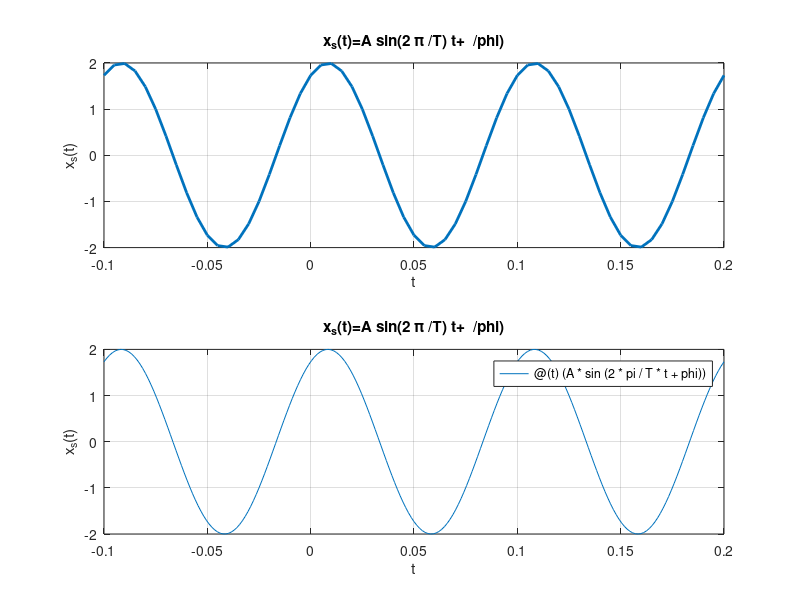

Write MATLAB code to recreate this figure.
A=2; T=1/10; phi=pi/3;
t1=-0.1; tstep=0.005; t2=0.2;
subplot(2,1,1)
t=t1:tstep:t2;
xs=A*sin(2*pi/T*t+phi);
plot(t,xs,'LineWidth',2); grid;
xlabel('t'); ylabel('x_s(t)');
title('x_s(t)=A sin(2 \pi /T) t+  /phi)')

subplot(2,1,2)
A=2; T=1/10; phi=pi/3;
t1=-0.1; t2=0.2;
xs=@(t)(A*sin(2*pi/T*t+phi));
t=[t1,t2];
fplot(xs,t); grid
xlabel('t'); ylabel('x_s(t)');
title('x_s(t)=A sin(2 \pi /T) t+  /phi)')

